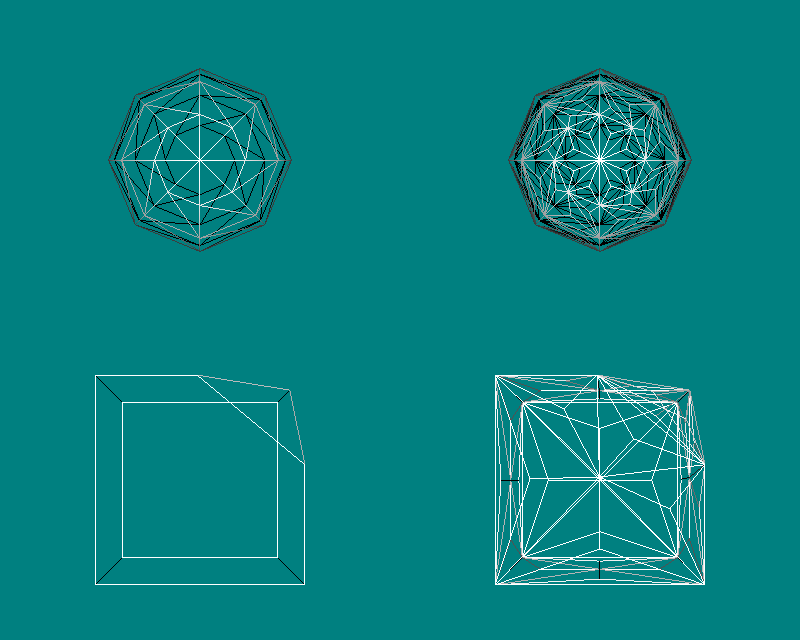

Here is the Python script that generated this plot:
#!/usr/bin/env python

# Demonstrate vtkDensifyPolyData by densifying a hand-built box polydata
# and a sphere, showing original and densified wireframes in a 2x2 grid.

# Factory overrides
import vtkmodules.vtkInteractionStyle  # noqa: F401
import vtkmodules.vtkRenderingOpenGL2  # noqa: F401

from vtkmodules.vtkCommonCore import vtkPoints
from vtkmodules.vtkCommonDataModel import (
    VTK_POLYGON,
    vtkCellArray,
    vtkPolyData,
)
from vtkmodules.vtkFiltersGeneral import vtkDensifyPolyData
from vtkmodules.vtkFiltersSources import vtkSphereSource
from vtkmodules.vtkRenderingCore import (
    vtkActor,
    vtkPolyDataMapper,
    vtkRenderWindow,
    vtkRenderWindowInteractor,
    vtkRenderer,
)

# Build a box polydata with mixed polygon faces
box_points = vtkPoints()
box_points.InsertNextPoint(-0.5, -0.5, -0.5)
box_points.InsertNextPoint(-0.5, -0.5, 0.5)
box_points.InsertNextPoint(-0.5, 0.5, 0.5)
box_points.InsertNextPoint(-0.5, 0.5, -0.5)
box_points.InsertNextPoint(0.5, -0.5, -0.5)
box_points.InsertNextPoint(0.5, 0.5, -0.5)
box_points.InsertNextPoint(0.5, -0.5, 0.5)
box_points.InsertNextPoint(0.5, 0.5, 0.023809850216)
box_points.InsertNextPoint(0.5, 0.072707727551, 0.5)
box_points.InsertNextPoint(-0.014212930575, 0.5, 0.5)

box_polydata = vtkPolyData()
polys = vtkCellArray()
box_polydata.SetPolys(polys)
box_polydata.SetPoints(box_points)

box_polydata.InsertNextCell(VTK_POLYGON, 4, [0, 1, 2, 3])
box_polydata.InsertNextCell(VTK_POLYGON, 5, [4, 5, 7, 8, 6])
box_polydata.InsertNextCell(VTK_POLYGON, 4, [0, 4, 6, 1])
box_polydata.InsertNextCell(VTK_POLYGON, 5, [3, 2, 9, 7, 5])
box_polydata.InsertNextCell(VTK_POLYGON, 4, [0, 3, 5, 4])
box_polydata.InsertNextCell(VTK_POLYGON, 5, [1, 6, 8, 9, 2])
box_polydata.InsertNextCell(VTK_POLYGON, 3, [7, 9, 8])

# Densify the box
densify_box = vtkDensifyPolyData()
densify_box.SetInputData(box_polydata)
densify_box.SetNumberOfSubdivisions(2)

# Create a sphere and densify it
sphere = vtkSphereSource()

densify_sphere = vtkDensifyPolyData()
densify_sphere.SetInputConnection(sphere.GetOutputPort())
densify_sphere.SetNumberOfSubdivisions(1)

# Top-left: original box wireframe
mapper_0 = vtkPolyDataMapper()
mapper_0.SetInputData(box_polydata)

actor_0 = vtkActor()
actor_0.SetMapper(mapper_0)
actor_0.GetProperty().SetRepresentationToWireframe()
actor_0.GetProperty().SetPointSize(3.0)

renderer_0 = vtkRenderer()
renderer_0.AddActor(actor_0)
renderer_0.SetBackground(0.0, 0.5, 0.5)
renderer_0.SetViewport(0, 0, 0.5, 0.5)

# Top-right: densified box wireframe
mapper_1 = vtkPolyDataMapper()
mapper_1.SetInputConnection(densify_box.GetOutputPort())

actor_1 = vtkActor()
actor_1.SetMapper(mapper_1)
actor_1.GetProperty().SetRepresentationToWireframe()
actor_1.GetProperty().SetPointSize(3.0)

renderer_1 = vtkRenderer()
renderer_1.AddActor(actor_1)
renderer_1.SetBackground(0.0, 0.5, 0.5)
renderer_1.SetViewport(0.5, 0.0, 1, 0.5)

# Bottom-left: original sphere wireframe
mapper_2 = vtkPolyDataMapper()
mapper_2.SetInputConnection(sphere.GetOutputPort())

actor_2 = vtkActor()
actor_2.SetMapper(mapper_2)
actor_2.GetProperty().SetRepresentationToWireframe()
actor_2.GetProperty().SetPointSize(3.0)

renderer_2 = vtkRenderer()
renderer_2.AddActor(actor_2)
renderer_2.SetBackground(0.0, 0.5, 0.5)
renderer_2.SetViewport(0, 0.5, 0.5, 1)

# Bottom-right: densified sphere wireframe
mapper_3 = vtkPolyDataMapper()
mapper_3.SetInputConnection(densify_sphere.GetOutputPort())

actor_3 = vtkActor()
actor_3.SetMapper(mapper_3)
actor_3.GetProperty().SetRepresentationToWireframe()
actor_3.GetProperty().SetPointSize(3.0)

renderer_3 = vtkRenderer()
renderer_3.AddActor(actor_3)
renderer_3.SetBackground(0.0, 0.5, 0.5)
renderer_3.SetViewport(0.5, 0.5, 1, 1)

# Window
render_window = vtkRenderWindow()
render_window.SetMultiSamples(0)
render_window.AddRenderer(renderer_0)
render_window.AddRenderer(renderer_1)
render_window.AddRenderer(renderer_2)
render_window.AddRenderer(renderer_3)
render_window.SetSize(800, 640)
render_window.SetWindowName("densify polydata")

# Interactor
interactor = vtkRenderWindowInteractor()
interactor.SetRenderWindow(render_window)

interactor.Initialize()
interactor.Start()
